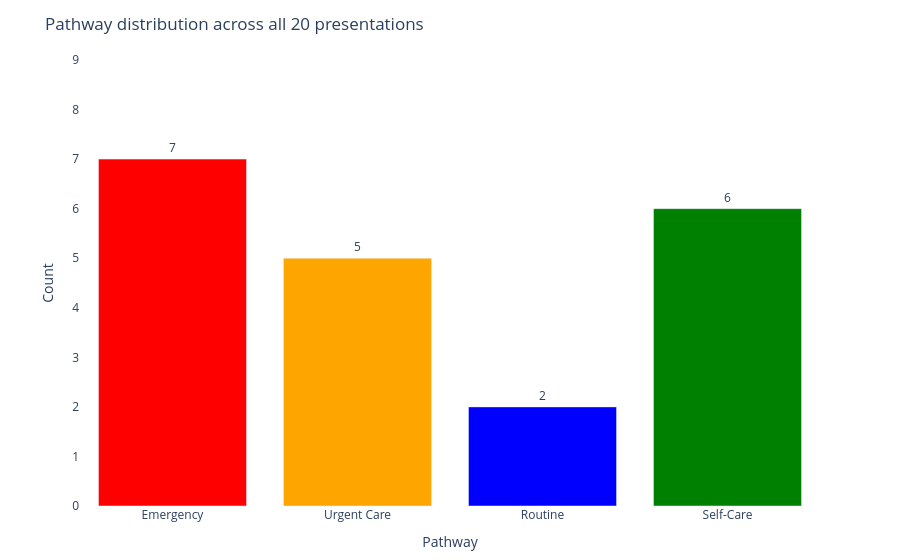

This figure's notebook cell:
### Markdown cell above
## 8. Pathway distribution

How did Jev distribute presentations across the four pathways?

### Code cell
pathway_order = ["Emergency", "Urgent Care", "Routine", "Self-Care"]
pathway_colors = {
    "Emergency":   "red",
    "Urgent Care": "orange",
    "Routine":     "blue",
    "Self-Care":   "green",
}

pathway_counts = (
    results_df["pathway"]
    .value_counts()
    .reindex(pathway_order, fill_value=0)
    .reset_index()
)
pathway_counts.columns = ["pathway", "count"]
pathway_counts["color"] = pathway_counts["pathway"].map(pathway_colors)

fig2 = go.Figure(go.Bar(
    x=pathway_counts["pathway"],
    y=pathway_counts["count"],
    marker_color=pathway_counts["color"],
    text=pathway_counts["count"],
    textposition="outside",
))
fig2.update_layout(
    title="Pathway distribution across all 20 presentations",
    xaxis_title="Pathway",
    yaxis_title="Count",
    yaxis=dict(range=[0, pathway_counts["count"].max() + 2]),
    plot_bgcolor="white",
    paper_bgcolor="white",
    font=dict(size=12),
    margin=dict(t=60, b=40),
)
fig2.show()

print()
for pathway in pathway_order:
    subset = results_df[results_df["pathway"] == pathway]
    if len(subset) == 0:
        continue
    mean_conf = subset["confidence"].mean()
    print(f"  {pathway:12}: {len(subset)} presentations, "
          f"mean confidence {mean_conf:.2f}")

### Figure 1 — Plotly figure (JSON) as saved in the notebook; plotly's stock layout.template omitted (floating-point values rounded to 4 significant figures)
{"data": [{"marker": {"color": ["red", "orange", "blue", "green"]}, "text": [7.0, 5.0, 2.0, 6.0], "textposition": "outside", "type": "bar", "x": ["Emergency", "Urgent Care", "Routine", "Self-Care"], "y": [7, 5, 2, 6]}], "layout": {"font": {"size": 12}, "margin": {"b": 40, "t": 60}, "paper_bgcolor": "white", "plot_bgcolor": "white", "title": {"text": "Pathway distribution across all 20 presentations"}, "xaxis": {"title": {"text": "Pathway"}}, "yaxis": {"range": [0, 9], "title": {"text": "Count"}}}}
